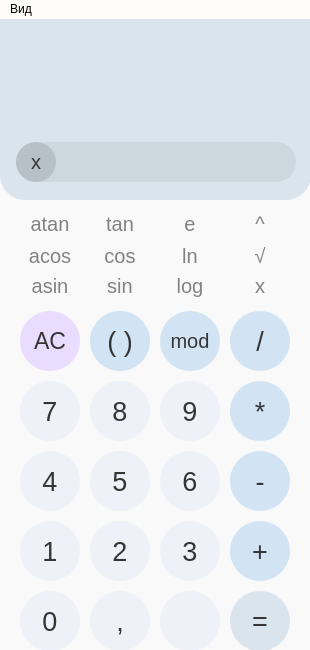
<?xml version="1.0" encoding="UTF-8"?>
<ui version="4.0">
 <class>View</class>
 <widget class="QMainWindow" name="View">
  <property name="geometry">
   <rect>
    <x>0</x>
    <y>0</y>
    <width>310</width>
    <height>650</height>
   </rect>
  </property>
  <property name="minimumSize">
   <size>
    <width>310</width>
    <height>650</height>
   </size>
  </property>
  <property name="maximumSize">
   <size>
    <width>310</width>
    <height>650</height>
   </size>
  </property>
  <property name="windowTitle">
   <string>View</string>
  </property>
  <property name="styleSheet">
   <string notr="true">background-color:#FEFCFB;</string>
  </property>
  <widget class="QWidget" name="centralwidget">
   <property name="minimumSize">
    <size>
     <width>310</width>
     <height>622</height>
    </size>
   </property>
   <property name="maximumSize">
    <size>
     <width>310</width>
     <height>16777215</height>
    </size>
   </property>
   <property name="styleSheet">
    <string notr="true">background-color:#F9F9F9;</string>
   </property>
   <widget class="QPushButton" name="num_zero">
    <property name="geometry">
     <rect>
      <x>20</x>
      <y>572</y>
      <width>60</width>
      <height>60</height>
     </rect>
    </property>
    <property name="font">
     <font>
      <family>Arial</family>
      <pointsize>20</pointsize>
      <bold>false</bold>
     </font>
    </property>
    <property name="styleSheet">
     <string notr="true">QPushButton{
border:none;
background-color:#eef1f7;
color:#353535;
border-radius:30px;
}

QPushButton:hover{
background-color:#ebedf5;
}

QPushButton:pressed{
background-color:#d5d8de;
}
</string>
    </property>
    <property name="text">
     <string>0</string>
    </property>
   </widget>
   <widget class="QPushButton" name="point">
    <property name="geometry">
     <rect>
      <x>90</x>
      <y>572</y>
      <width>60</width>
      <height>60</height>
     </rect>
    </property>
    <property name="font">
     <font>
      <family>Arial</family>
      <pointsize>20</pointsize>
      <bold>false</bold>
     </font>
    </property>
    <property name="styleSheet">
     <string notr="true">QPushButton{
border:none;
background-color:#eef1f7;
color:#353535;
border-radius:30px;
}

QPushButton:hover{
background-color:#ebedf5;
}

QPushButton:pressed{
background-color:#d5d8de;
}
</string>
    </property>
    <property name="text">
     <string>,</string>
    </property>
   </widget>
   <widget class="QPushButton" name="backspace">
    <property name="geometry">
     <rect>
      <x>160</x>
      <y>572</y>
      <width>60</width>
      <height>60</height>
     </rect>
    </property>
    <property name="font">
     <font>
      <family>Arial</family>
      <pointsize>20</pointsize>
      <bold>false</bold>
     </font>
    </property>
    <property name="styleSheet">
     <string notr="true">QPushButton{
border:none;
background-color:#eef1f7;
color:#353535;
border-radius:30px;
}

QPushButton:hover{
background-color:#ebedf5;
}

QPushButton:pressed{
background-color:#d5d8de;
}
</string>
    </property>
    <property name="text">
     <string/>
    </property>
    <property name="icon">
     <iconset resource="resouce.qrc">
      <normaloff>:/rec/Icons/backspace.svg</normaloff>:/rec/Icons/backspace.svg</iconset>
    </property>
    <property name="iconSize">
     <size>
      <width>25</width>
      <height>25</height>
     </size>
    </property>
   </widget>
   <widget class="QPushButton" name="equal">
    <property name="geometry">
     <rect>
      <x>230</x>
      <y>572</y>
      <width>60</width>
      <height>60</height>
     </rect>
    </property>
    <property name="font">
     <font>
      <family>Helvetica</family>
      <pointsize>20</pointsize>
     </font>
    </property>
    <property name="styleSheet">
     <string notr="true">QPushButton{
border:none;
background-color:#dae4ed;
color:#353535;
border-radius:30px;
}

QPushButton:hover{
background-color:#d5dfe8;
}

QPushButton:pressed{
background-color:#c3ccd4;
}
</string>
    </property>
    <property name="text">
     <string>=</string>
    </property>
   </widget>
   <widget class="QPushButton" name="num_one">
    <property name="geometry">
     <rect>
      <x>20</x>
      <y>502</y>
      <width>60</width>
      <height>60</height>
     </rect>
    </property>
    <property name="font">
     <font>
      <family>Arial</family>
      <pointsize>20</pointsize>
      <bold>false</bold>
     </font>
    </property>
    <property name="styleSheet">
     <string notr="true">QPushButton{
border:none;
background-color:#eef1f7;
color:#353535;
border-radius:30px;
}

QPushButton:hover{
background-color:#ebedf5;
}

QPushButton:pressed{
background-color:#d5d8de;
}
</string>
    </property>
    <property name="text">
     <string>1</string>
    </property>
   </widget>
   <widget class="QPushButton" name="num_three">
    <property name="geometry">
     <rect>
      <x>160</x>
      <y>502</y>
      <width>60</width>
      <height>60</height>
     </rect>
    </property>
    <property name="font">
     <font>
      <family>Arial</family>
      <pointsize>20</pointsize>
      <bold>false</bold>
     </font>
    </property>
    <property name="styleSheet">
     <string notr="true">QPushButton{
border:none;
background-color:#eef1f7;
color:#353535;
border-radius:30px;
}

QPushButton:hover{
background-color:#ebedf5;
}

QPushButton:pressed{
background-color:#d5d8de;
}
</string>
    </property>
    <property name="text">
     <string>3</string>
    </property>
   </widget>
   <widget class="QPushButton" name="num_two">
    <property name="geometry">
     <rect>
      <x>90</x>
      <y>502</y>
      <width>60</width>
      <height>60</height>
     </rect>
    </property>
    <property name="font">
     <font>
      <family>Arial</family>
      <pointsize>20</pointsize>
      <bold>false</bold>
     </font>
    </property>
    <property name="styleSheet">
     <string notr="true">QPushButton{
border:none;
background-color:#eef1f7;
color:#353535;
border-radius:30px;
}

QPushButton:hover{
background-color:#ebedf5;
}

QPushButton:pressed{
background-color:#d5d8de;
}
</string>
    </property>
    <property name="text">
     <string>2</string>
    </property>
   </widget>
   <widget class="QPushButton" name="add">
    <property name="geometry">
     <rect>
      <x>230</x>
      <y>502</y>
      <width>60</width>
      <height>60</height>
     </rect>
    </property>
    <property name="font">
     <font>
      <family>Helvetica</family>
      <pointsize>20</pointsize>
     </font>
    </property>
    <property name="styleSheet">
     <string notr="true">QPushButton{
border:none;
background-color:#d2e4f4;
color:#353535;
border-radius:30px;
}
QPushButton:hover{
background-color:#cee0f0
}
QPushButton:pressed{
background-color:#bdcddb;
}
</string>
    </property>
    <property name="text">
     <string>+</string>
    </property>
   </widget>
   <widget class="QPushButton" name="num_four">
    <property name="geometry">
     <rect>
      <x>20</x>
      <y>432</y>
      <width>60</width>
      <height>60</height>
     </rect>
    </property>
    <property name="font">
     <font>
      <family>Arial</family>
      <pointsize>20</pointsize>
      <bold>false</bold>
     </font>
    </property>
    <property name="styleSheet">
     <string notr="true">QPushButton{
border:none;
background-color:#eef1f7;
color:#353535;
border-radius:30px;
}

QPushButton:hover{
background-color:#ebedf5;
}

QPushButton:pressed{
background-color:#d5d8de;
}
</string>
    </property>
    <property name="text">
     <string>4</string>
    </property>
   </widget>
   <widget class="QPushButton" name="num_six">
    <property name="geometry">
     <rect>
      <x>160</x>
      <y>432</y>
      <width>60</width>
      <height>60</height>
     </rect>
    </property>
    <property name="font">
     <font>
      <family>Arial</family>
      <pointsize>20</pointsize>
      <bold>false</bold>
     </font>
    </property>
    <property name="styleSheet">
     <string notr="true">QPushButton{
border:none;
background-color:#eef1f7;
color:#353535;
border-radius:30px;
}

QPushButton:hover{
background-color:#ebedf5;
}

QPushButton:pressed{
background-color:#d5d8de;
}
</string>
    </property>
    <property name="text">
     <string>6</string>
    </property>
   </widget>
   <widget class="QPushButton" name="num_five">
    <property name="geometry">
     <rect>
      <x>90</x>
      <y>432</y>
      <width>60</width>
      <height>60</height>
     </rect>
    </property>
    <property name="font">
     <font>
      <family>Arial</family>
      <pointsize>20</pointsize>
      <bold>false</bold>
     </font>
    </property>
    <property name="styleSheet">
     <string notr="true">QPushButton{
border:none;
background-color:#eef1f7;
color:#353535;
border-radius:30px;
}

QPushButton:hover{
background-color:#ebedf5;
}

QPushButton:pressed{
background-color:#d5d8de;
}
</string>
    </property>
    <property name="text">
     <string>5</string>
    </property>
   </widget>
   <widget class="QPushButton" name="sub">
    <property name="geometry">
     <rect>
      <x>230</x>
      <y>432</y>
      <width>60</width>
      <height>60</height>
     </rect>
    </property>
    <property name="font">
     <font>
      <family>Helvetica</family>
      <pointsize>20</pointsize>
     </font>
    </property>
    <property name="styleSheet">
     <string notr="true">QPushButton{
border:none;
background-color:#d2e4f4;
color:#353535;
border-radius:30px;
}
QPushButton:hover{
background-color:#cee0f0
}
QPushButton:pressed{
background-color:#bdcddb;
}
</string>
    </property>
    <property name="text">
     <string>-</string>
    </property>
   </widget>
   <widget class="QPushButton" name="num_seven">
    <property name="geometry">
     <rect>
      <x>20</x>
      <y>362</y>
      <width>60</width>
      <height>60</height>
     </rect>
    </property>
    <property name="font">
     <font>
      <family>Arial</family>
      <pointsize>20</pointsize>
      <bold>false</bold>
     </font>
    </property>
    <property name="styleSheet">
     <string notr="true">QPushButton{
border:none;
background-color:#eef1f7;
color:#353535;
border-radius:30px;
}

QPushButton:hover{
background-color:#ebedf5;
}

QPushButton:pressed{
background-color:#d5d8de;
}
</string>
    </property>
    <property name="text">
     <string>7</string>
    </property>
   </widget>
   <widget class="QPushButton" name="num_nine">
    <property name="geometry">
     <rect>
      <x>160</x>
      <y>362</y>
      <width>60</width>
      <height>60</height>
     </rect>
    </property>
    <property name="font">
     <font>
      <family>Arial</family>
      <pointsize>20</pointsize>
      <bold>false</bold>
     </font>
    </property>
    <property name="styleSheet">
     <string notr="true">QPushButton{
border:none;
background-color:#eef1f7;
color:#353535;
border-radius:30px;
}

QPushButton:hover{
background-color:#ebedf5;
}

QPushButton:pressed{
background-color:#d5d8de;
}
</string>
    </property>
    <property name="text">
     <string>9</string>
    </property>
   </widget>
   <widget class="QPushButton" name="num_eight">
    <property name="geometry">
     <rect>
      <x>90</x>
      <y>362</y>
      <width>60</width>
      <height>60</height>
     </rect>
    </property>
    <property name="font">
     <font>
      <family>Arial</family>
      <pointsize>20</pointsize>
      <bold>false</bold>
     </font>
    </property>
    <property name="styleSheet">
     <string notr="true">QPushButton{
border:none;
background-color:#eef1f7;
color:#353535;
border-radius:30px;
}

QPushButton:hover{
background-color:#ebedf5;
}

QPushButton:pressed{
background-color:#d5d8de;
}
</string>
    </property>
    <property name="text">
     <string>8</string>
    </property>
   </widget>
   <widget class="QPushButton" name="mult">
    <property name="geometry">
     <rect>
      <x>230</x>
      <y>362</y>
      <width>60</width>
      <height>60</height>
     </rect>
    </property>
    <property name="font">
     <font>
      <family>Helvetica</family>
      <pointsize>20</pointsize>
     </font>
    </property>
    <property name="styleSheet">
     <string notr="true">QPushButton{
border:none;
background-color:#d2e4f4;
color:#353535;
border-radius:30px;
}
QPushButton:hover{
background-color:#cee0f0
}
QPushButton:pressed{
background-color:#bdcddb;
}
</string>
    </property>
    <property name="text">
     <string>*</string>
    </property>
   </widget>
   <widget class="QPushButton" name="all_clear">
    <property name="geometry">
     <rect>
      <x>20</x>
      <y>292</y>
      <width>60</width>
      <height>60</height>
     </rect>
    </property>
    <property name="font">
     <font>
      <family>Arial</family>
      <pointsize>17</pointsize>
     </font>
    </property>
    <property name="styleSheet">
     <string notr="true">QPushButton{
border:none;
background-color:#eadcfe;
color:#353535;
border-radius:30px;
}

QPushButton:hover{
background-color:#e6d9fa;
}

QPushButton:pressed{
background-color:#d5c8e6;
}</string>
    </property>
    <property name="text">
     <string>AC</string>
    </property>
   </widget>
   <widget class="QPushButton" name="mod">
    <property name="geometry">
     <rect>
      <x>160</x>
      <y>292</y>
      <width>60</width>
      <height>60</height>
     </rect>
    </property>
    <property name="font">
     <font>
      <family>Helvetica</family>
      <pointsize>15</pointsize>
     </font>
    </property>
    <property name="styleSheet">
     <string notr="true">QPushButton{
border:none;
background-color:#d2e4f4;
color:#353535;
border-radius:30px;
}
QPushButton:hover{
background-color:#cee0f0
}
QPushButton:pressed{
background-color:#bdcddb;
}
</string>
    </property>
    <property name="text">
     <string>mod</string>
    </property>
   </widget>
   <widget class="QPushButton" name="brackets">
    <property name="geometry">
     <rect>
      <x>90</x>
      <y>292</y>
      <width>60</width>
      <height>60</height>
     </rect>
    </property>
    <property name="font">
     <font>
      <family>Helvetica</family>
      <pointsize>20</pointsize>
     </font>
    </property>
    <property name="styleSheet">
     <string notr="true">QPushButton{
border:none;
background-color:#d2e4f4;
color:#353535;
border-radius:30px;
}
QPushButton:hover{
background-color:#cee0f0
}
QPushButton:pressed{
background-color:#bdcddb;
}
</string>
    </property>
    <property name="text">
     <string>( )</string>
    </property>
   </widget>
   <widget class="QPushButton" name="div">
    <property name="geometry">
     <rect>
      <x>230</x>
      <y>292</y>
      <width>60</width>
      <height>60</height>
     </rect>
    </property>
    <property name="font">
     <font>
      <family>Helvetica</family>
      <pointsize>20</pointsize>
     </font>
    </property>
    <property name="styleSheet">
     <string notr="true">QPushButton{
border:none;
background-color:#d2e4f4;
color:#353535;
border-radius:30px;
}
QPushButton:hover{
background-color:#cee0f0
}
QPushButton:pressed{
background-color:#bdcddb;
}
</string>
    </property>
    <property name="text">
     <string>/</string>
    </property>
   </widget>
   <widget class="QLabel" name="label">
    <property name="geometry">
     <rect>
      <x>0</x>
      <y>-40</y>
      <width>311</width>
      <height>221</height>
     </rect>
    </property>
    <property name="font">
     <font>
      <pointsize>45</pointsize>
     </font>
    </property>
    <property name="styleSheet">
     <string notr="true">QLabel{
background-color:#dae4ed;
border-bottom-left-radius:25px;
border-bottom-right-radius:25px;
padding:10px;
color:#353535;
}</string>
    </property>
    <property name="text">
     <string/>
    </property>
    <property name="alignment">
     <set>Qt::AlignRight|Qt::AlignTrailing|Qt::AlignVCenter</set>
    </property>
   </widget>
   <widget class="QPushButton" name="tan">
    <property name="geometry">
     <rect>
      <x>90</x>
      <y>190</y>
      <width>60</width>
      <height>30</height>
     </rect>
    </property>
    <property name="font">
     <font>
      <pointsize>15</pointsize>
      <bold>false</bold>
     </font>
    </property>
    <property name="styleSheet">
     <string notr="true">QPushButton{
border:none;
color:#828282;
}

QPushButton:pressed{
border:none;
color:#353535;
}</string>
    </property>
    <property name="text">
     <string>tan</string>
    </property>
   </widget>
   <widget class="QPushButton" name="atan">
    <property name="geometry">
     <rect>
      <x>20</x>
      <y>190</y>
      <width>60</width>
      <height>30</height>
     </rect>
    </property>
    <property name="font">
     <font>
      <pointsize>15</pointsize>
      <bold>false</bold>
     </font>
    </property>
    <property name="styleSheet">
     <string notr="true">QPushButton{
border:none;
color:#828282;
}

QPushButton:pressed{
border:none;
color:#353535;
}</string>
    </property>
    <property name="text">
     <string>atan</string>
    </property>
   </widget>
   <widget class="QLabel" name="label_x">
    <property name="geometry">
     <rect>
      <x>16</x>
      <y>123</y>
      <width>280</width>
      <height>40</height>
     </rect>
    </property>
    <property name="font">
     <font>
      <pointsize>15</pointsize>
      <bold>false</bold>
     </font>
    </property>
    <property name="styleSheet">
     <string notr="true">QLabel{
background-color:#ccd7de;
color:#353535;
border-radius:20px;
padding:10px;
}</string>
    </property>
    <property name="text">
     <string/>
    </property>
    <property name="alignment">
     <set>Qt::AlignRight|Qt::AlignTrailing|Qt::AlignVCenter</set>
    </property>
   </widget>
   <widget class="QPushButton" name="ln">
    <property name="geometry">
     <rect>
      <x>160</x>
      <y>222</y>
      <width>60</width>
      <height>30</height>
     </rect>
    </property>
    <property name="font">
     <font>
      <pointsize>15</pointsize>
      <bold>false</bold>
     </font>
    </property>
    <property name="styleSheet">
     <string notr="true">QPushButton{
border:none;
color:#828282;
}

QPushButton:pressed{
border:none;
color:#353535;
}</string>
    </property>
    <property name="text">
     <string>ln</string>
    </property>
   </widget>
   <widget class="QPushButton" name="cos">
    <property name="geometry">
     <rect>
      <x>90</x>
      <y>222</y>
      <width>60</width>
      <height>30</height>
     </rect>
    </property>
    <property name="font">
     <font>
      <pointsize>15</pointsize>
      <bold>false</bold>
     </font>
    </property>
    <property name="styleSheet">
     <string notr="true">QPushButton{
border:none;
color:#828282;
}

QPushButton:pressed{
border:none;
color:#353535;
}</string>
    </property>
    <property name="text">
     <string>cos</string>
    </property>
   </widget>
   <widget class="QPushButton" name="acos">
    <property name="geometry">
     <rect>
      <x>20</x>
      <y>222</y>
      <width>60</width>
      <height>30</height>
     </rect>
    </property>
    <property name="font">
     <font>
      <pointsize>15</pointsize>
      <bold>false</bold>
     </font>
    </property>
    <property name="styleSheet">
     <string notr="true">QPushButton{
border:none;
color:#828282;
}

QPushButton:pressed{
border:none;
color:#353535;
}</string>
    </property>
    <property name="text">
     <string>acos</string>
    </property>
   </widget>
   <widget class="QPushButton" name="log">
    <property name="geometry">
     <rect>
      <x>160</x>
      <y>252</y>
      <width>60</width>
      <height>30</height>
     </rect>
    </property>
    <property name="font">
     <font>
      <pointsize>15</pointsize>
      <bold>false</bold>
     </font>
    </property>
    <property name="styleSheet">
     <string notr="true">QPushButton{
border:none;
color:#828282;
}

QPushButton:pressed{
border:none;
color:#353535;
}</string>
    </property>
    <property name="text">
     <string>log</string>
    </property>
   </widget>
   <widget class="QPushButton" name="sin">
    <property name="geometry">
     <rect>
      <x>90</x>
      <y>252</y>
      <width>60</width>
      <height>30</height>
     </rect>
    </property>
    <property name="font">
     <font>
      <pointsize>15</pointsize>
      <bold>false</bold>
     </font>
    </property>
    <property name="styleSheet">
     <string notr="true">QPushButton{
border:none;
color:#828282;
}

QPushButton:pressed{
border:none;
color:#353535;
}</string>
    </property>
    <property name="text">
     <string>sin</string>
    </property>
   </widget>
   <widget class="QPushButton" name="asin">
    <property name="geometry">
     <rect>
      <x>20</x>
      <y>252</y>
      <width>60</width>
      <height>30</height>
     </rect>
    </property>
    <property name="font">
     <font>
      <pointsize>15</pointsize>
      <bold>false</bold>
     </font>
    </property>
    <property name="styleSheet">
     <string notr="true">QPushButton{
border:none;
color:#828282;
}

QPushButton:pressed{
border:none;
color:#353535;
}</string>
    </property>
    <property name="text">
     <string>asin</string>
    </property>
   </widget>
   <widget class="QPushButton" name="pow">
    <property name="geometry">
     <rect>
      <x>230</x>
      <y>190</y>
      <width>60</width>
      <height>30</height>
     </rect>
    </property>
    <property name="font">
     <font>
      <pointsize>15</pointsize>
      <bold>false</bold>
     </font>
    </property>
    <property name="styleSheet">
     <string notr="true">QPushButton{
border:none;
color:#828282;
}

QPushButton:pressed{
border:none;
color:#353535;
}</string>
    </property>
    <property name="text">
     <string>^</string>
    </property>
   </widget>
   <widget class="QPushButton" name="button_x">
    <property name="geometry">
     <rect>
      <x>230</x>
      <y>252</y>
      <width>60</width>
      <height>30</height>
     </rect>
    </property>
    <property name="font">
     <font>
      <pointsize>15</pointsize>
      <bold>false</bold>
     </font>
    </property>
    <property name="styleSheet">
     <string notr="true">QPushButton{
border:none;
color:#828282;
}

QPushButton:pressed{
border:none;
color:#353535;
}</string>
    </property>
    <property name="text">
     <string>x</string>
    </property>
   </widget>
   <widget class="QPushButton" name="sqrt">
    <property name="geometry">
     <rect>
      <x>230</x>
      <y>222</y>
      <width>60</width>
      <height>30</height>
     </rect>
    </property>
    <property name="font">
     <font>
      <pointsize>15</pointsize>
      <bold>false</bold>
     </font>
    </property>
    <property name="styleSheet">
     <string notr="true">QPushButton{
border:none;
color:#828282;
}

QPushButton:pressed{
border:none;
color:#353535;
}</string>
    </property>
    <property name="text">
     <string>√</string>
    </property>
   </widget>
   <widget class="QPushButton" name="x_display_button">
    <property name="geometry">
     <rect>
      <x>16</x>
      <y>123</y>
      <width>40</width>
      <height>40</height>
     </rect>
    </property>
    <property name="font">
     <font>
      <family>Helvetica</family>
      <pointsize>15</pointsize>
     </font>
    </property>
    <property name="styleSheet">
     <string notr="true">QPushButton{
border:none;
background-color:#b7c0c7;
color:#353535;
border-radius:20px;
}

QPushButton:hover{
background-color:#bdcddb;
}

QPushButton:pressed{
background-color:#bdcddb;
}
</string>
    </property>
    <property name="text">
     <string>x</string>
    </property>
   </widget>
   <widget class="QPushButton" name="exponent">
    <property name="geometry">
     <rect>
      <x>160</x>
      <y>190</y>
      <width>60</width>
      <height>30</height>
     </rect>
    </property>
    <property name="font">
     <font>
      <pointsize>15</pointsize>
      <bold>false</bold>
     </font>
    </property>
    <property name="styleSheet">
     <string notr="true">QPushButton{
border:none;
color:#828282;
}

QPushButton:pressed{
border:none;
color:#353535;
}</string>
    </property>
    <property name="text">
     <string>e</string>
    </property>
   </widget>
  </widget>
  <widget class="QMenuBar" name="menubar">
   <property name="geometry">
    <rect>
     <x>0</x>
     <y>0</y>
     <width>310</width>
     <height>42</height>
    </rect>
   </property>
   <widget class="QMenu" name="menu">
    <property name="title">
     <string>Вид</string>
    </property>
    <addaction name="graph"/>
   </widget>
   <addaction name="menu"/>
  </widget>
  <action name="graph">
   <property name="text">
    <string>Нарисовать график</string>
   </property>
   <property name="shortcut">
    <string>Ctrl+Alt+G</string>
   </property>
  </action>
 </widget>
 <resources>
  <include location="resouce.qrc"/>
 </resources>
 <connections/>
</ui>
